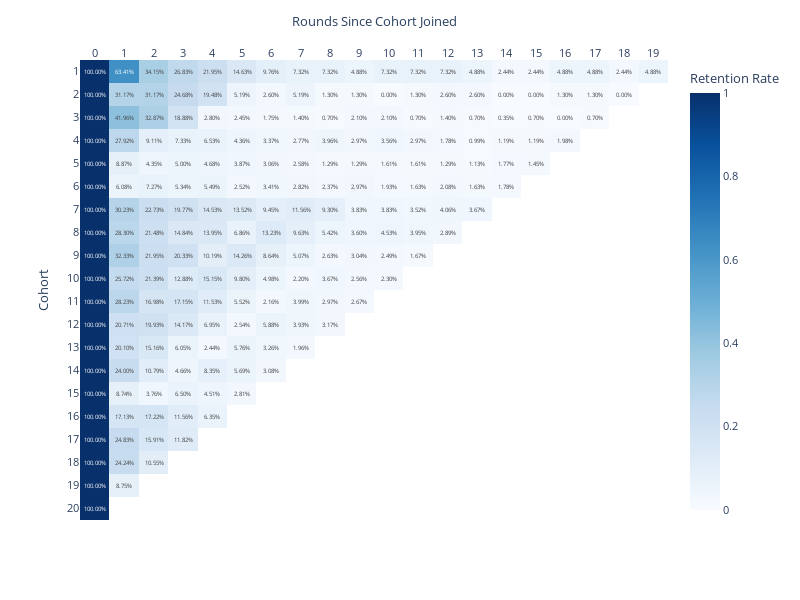

The notebook cell saved with this chart:
### Code cell
import numpy as np

# Assuming retention_table is your DataFrame with the cohort data
for n in range(len(retention_table)):
    if n != 0:
        retention_table.iloc[n, -n:] = np.nan

# Create the heatmap using Plotly Express
fig = px.imshow(retention_table,
                labels=dict(x="Round Number", y="Cohort", color="Retention Rate"),
                x=retention_table.columns[:],
                y=retention_table.index,
                color_continuous_scale=px.colors.sequential.Blues,
                text_auto='.2%',
                aspect="auto")

# Customize the heatmap layout
fig.update_layout(
    xaxis=dict(
        title='Rounds Since Cohort Joined',
        side='top'
    ),
    yaxis_title='Cohort',
    plot_bgcolor='white',
    font=dict(size=11),
    width=800,
    height=600
)

# Update x-axis and y-axis to show every number
fig.update_xaxes(tickmode='linear', dtick=1)
fig.update_yaxes(tickmode='linear', dtick=1)

# Show the plot
fig.show()

### Figure 1 — Plotly figure (JSON) as saved in the notebook; plotly's stock layout.template omitted (floating-point values rounded to 4 significant figures; data arrays with more than 128 entries replaced by an {"elided": "..."} marker saying what was removed)
{"data": [{"coloraxis": "coloraxis", "hovertemplate": "Round Number: %{x}<br>Cohort: %{y}<br>Retention Rate: %{z}<extra></extra>", "name": "0", "texttemplate": "%{z:.2%}", "type": "heatmap", "x": [0, 1, 2, 3, 4, 5, 6, 7, 8, 9, 10, 11, 12, 13, 14, 15, 16, 17, 18, 19], "xaxis": "x", "y": [1, 2, 3, 4, 5, 6, 7, 8, 9, 10, 11, 12, 13, 14, 15, 16, 17, 18, 19, 20], "yaxis": "y", "z": {"elided": "20x20 float values"}}], "layout": {"coloraxis": {"colorbar": {"title": {"text": "Retention Rate"}}, "colorscale": [[0, "rgb(247,251,255)"], [0.125, "rgb(222,235,247)"], [0.25, "rgb(198,219,239)"], [0.375, "rgb(158,202,225)"], [0.5, "rgb(107,174,214)"], [0.625, "rgb(66,146,198)"], [0.75, "rgb(33,113,181)"], [0.875, "rgb(8,81,156)"], [1, "rgb(8,48,107)"]]}, "font": {"size": 11}, "height": 600, "margin": {"t": 60}, "plot_bgcolor": "white", "width": 800, "xaxis": {"anchor": "y", "domain": [0, 1], "dtick": 1, "side": "top", "tickmode": "linear", "title": {"text": "Rounds Since Cohort Joined"}}, "yaxis": {"anchor": "x", "autorange": "reversed", "domain": [0, 1], "dtick": 1, "tickmode": "linear", "title": {"text": "Cohort"}}}}
